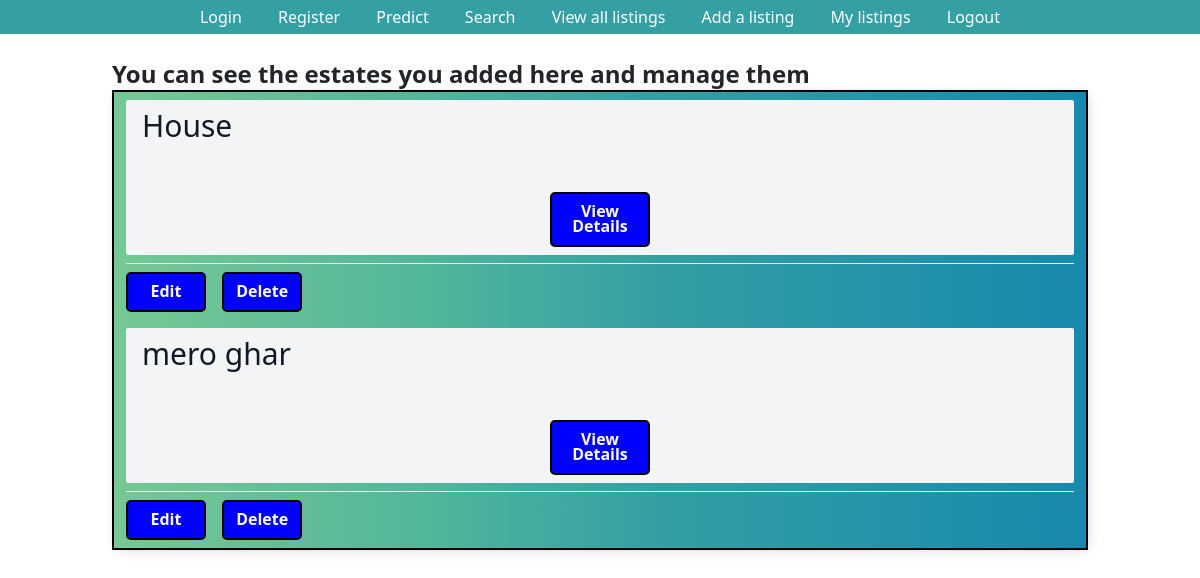
Before: /user_specific_listings/ (signed in) with the older database file.
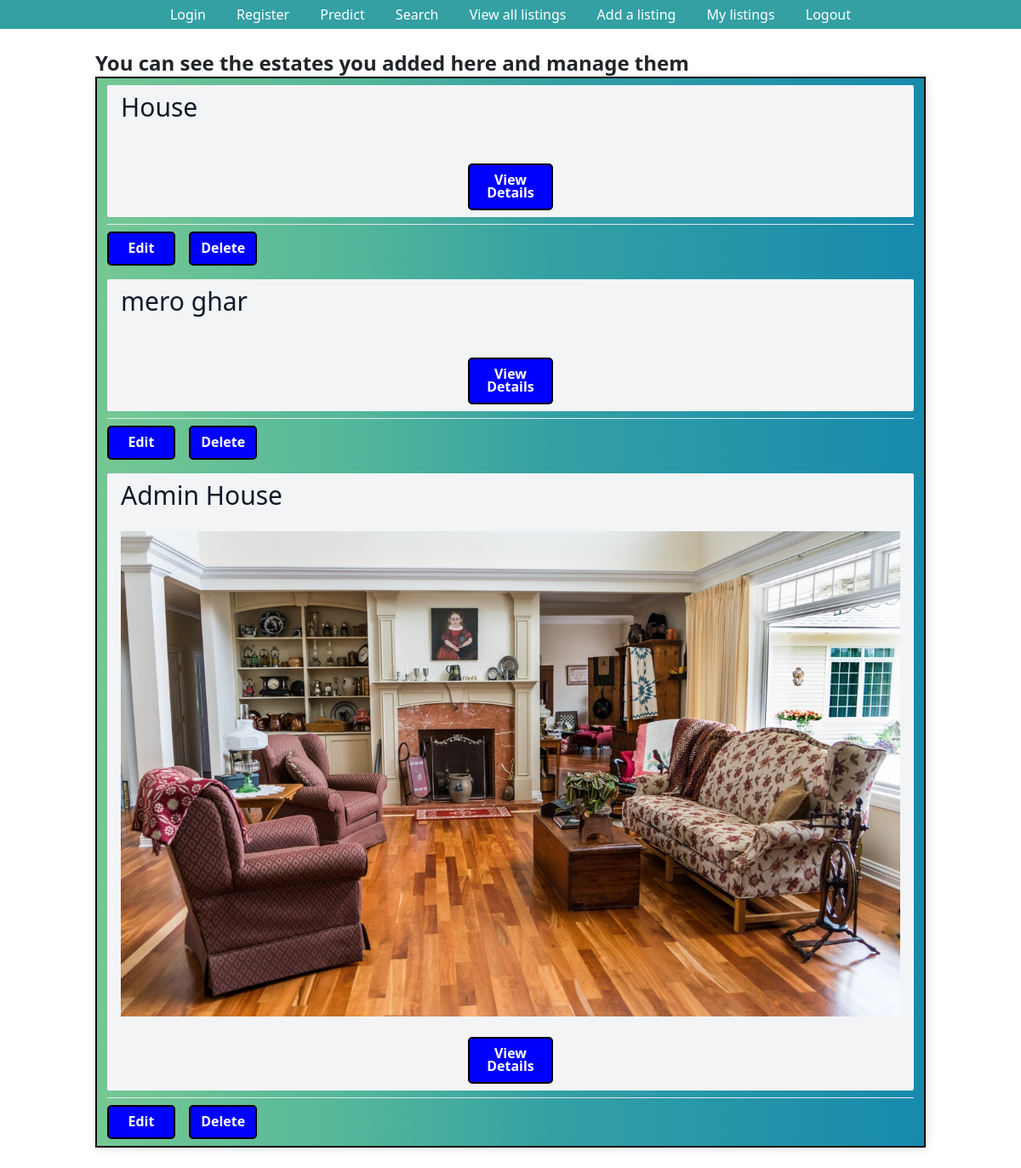
After: the same page with the newer database file.
### listings/models.py (models this page shows, shortened)
class Listing(models.Model):
    Title = models.CharField(max_length=30, default='House on Sale')
    Location = models.CharField(max_length=30, default='Kalanki')
    City = models.CharField(max_length=30, default='Kathmandu')
    Price = models.IntegerField(default=9999999)
    Bedroom = models.IntegerField(default=1)
    Bathroom = models.IntegerField(default=1)
    Floors = models.IntegerField(default=1)
    Parking = models.IntegerField(default=1)
    Face = models.CharField(max_length=30, default="East")
    Area = models.IntegerField(default=100)
    Road_Width = models.IntegerField(default=0)
    Road_Type = models.CharField(max_length=30, default="Concrete")
    Build_Area = models.IntegerField(default=100)
    Amenities = models.CharField(max_length=30, default="Bathroom")
    Contact_number = models.IntegerField(default=9845654321)
    Contact_mail = models.EmailField(max_length=30, default='admin@gmail.com')
    Image = models.ImageField(max_length = 254)
    user = models.ForeignKey(User, on_delete=models.SET_NULL,null=True)
    is_sold = models.BooleanField(default=False)
    Description = models.CharField(max_length=1000, default="Please describe your estate here. You may also justify the price of your estate here.")

### listings/views.py (the view)
# urls.py: path('user_specific_listings/', user_specific_listings, name='user_specific_listings'),
@login_required
def user_specific_listings(request):
    queryset_list=Listing.objects.all()
    username = request.user.username
    queryset_list=Listing.objects.filter(user__username=username)
    context={
        'listings':queryset_list,
    }
    return render(request, "user_specific_listings.html", context)

### templates/user_specific_listings.html (shortened to what this page needs)
{% extends "base.html" %}
    {% block content %}
    {% if request.user.is_authenticated %}
    <h2 class="text-2xl text-black-600"><strong>You can see the estates you added here and manage them</strong></h2>
    <div class="container">
        {% if listings %}
        {% for listing in listings %}
            <div class="mt-2 px-3 py-2 bg-gray-100 rounded-sm">
                <h3 class="text-3xl text-gray-900">{{ listing.Title }}</h3><br>
                {% if listing.Image %}
                <img src="{{ listing.Image.url }}" alt="">
                {% endif %}
                <br><center><a href="/listings/{{ listing.id }}/" class="button">View Details</a></center>
            </div>
            <div>
                {% if request.user.is_authenticated %}
                <div class="mt-2 py-2 border-t border-gray-200">
                    <a href="/listings/{{ listing.id }}/edit/" class="other-buttons">
                        Edit</a>
                    <a href="/listings/{{ listing.id }}/delete/" class="ml-3 other-buttons">
                        Delete</a>
                </div>
                {% endif %}
            </div>
        {% endfor %}
        {% else %}
        <div class="col-md-12">
        <p>No Listings Available</p>
        </div>
        {% endif %}
    </div>
    {% endif %}
    {% endblock %}

### templates/base.html (shortened to what this page needs)
<!DOCTYPE html>
<html lang="en">
<head>
    <script src="https://cdn.tailwindcss.com"></script>
    <link href="https://cdn.jsdelivr.net/npm/bootstrap@5.2.0-beta1/dist/css/bootstrap.min.css" rel="stylesheet"
>
</head>
<body>
    <div id="navbar">
      <ul>
        <li>
          <a href="{% url 'login' %}">Login</a>
        </li>
        <li>
          <a href="{% url 'register' %}">Register</a>
        </li>
        <li class="nav-item active">
          <a href="{% url 'index' %}">Predict</a>
        </li>
        <li>
          <a href="{% url 'listing_search' %}">Search</a>
        </li>
        <li>
          <a href="{% url 'listing_list' %}">View all listings</a>
        </li>
        <li>
          <a href="{% url 'listing_create' %}">Add a listing</a>
        </li>
        <li>
          <a href="{% url 'user_specific_listings' %}">My listings</a>
        </li>
        <li>
          <a href="{% url 'logout' %}">Logout</a>
        </li>
      </ul>
    </div>
    <div class="mx-auto max-w-5xl px-4 py-4">
    {% block content %}{% endblock content %}
    </div>
</body>
</html>

### templates/base.html (style rules this page uses)
.button { display: inline-block; width: 100px; height: 55px; background: blue !important; padding: 10px; text-align: center; border-radius: 5px; color: white; font-weight: bold; line-height: 15px; text-decoration: none; border: 2px solid #000; }
.other-buttons { display: inline-block; width: 80px; height: 40px; background: blue !important; padding: 10px; text-align: center; border-radius: 5px; color: white; font-weight: bold; line-height: 15px; text-decoration: none; border: 2px solid #000; }
.container { max-width: 1550px; margin: auto; background-color: rgba(136, 5, 5, 0.421); -webkit-box-shadow: 2px 2px 13px -4px rgba(0, 0, 0, 0.21); box-shadow: 2px 2px 13px -4px rgba(0, 0, 0, 0.21); background: linear-gradient(90deg, #76C893 0%, #52B69A 32%, #34A0A4 55%, #168AAD 100%); border: 2px solid #000 }
#navbar ul { margin: 0; padding: 5px; list-style-type: none; text-align: center; background-color: #34A0A4; }
#navbar ul li { display: inline; }
#navbar ul li a { text-decoration: none; padding: .2em 1em; color: #fff; background-color: #34A0A4; }

Changed rows visible on the page:
added Listing: Title "Admin House", Image (picture)
